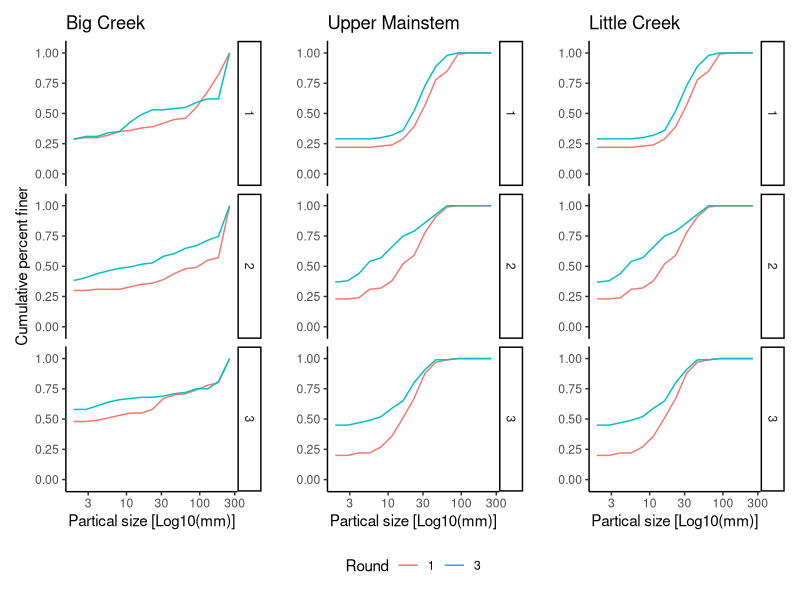
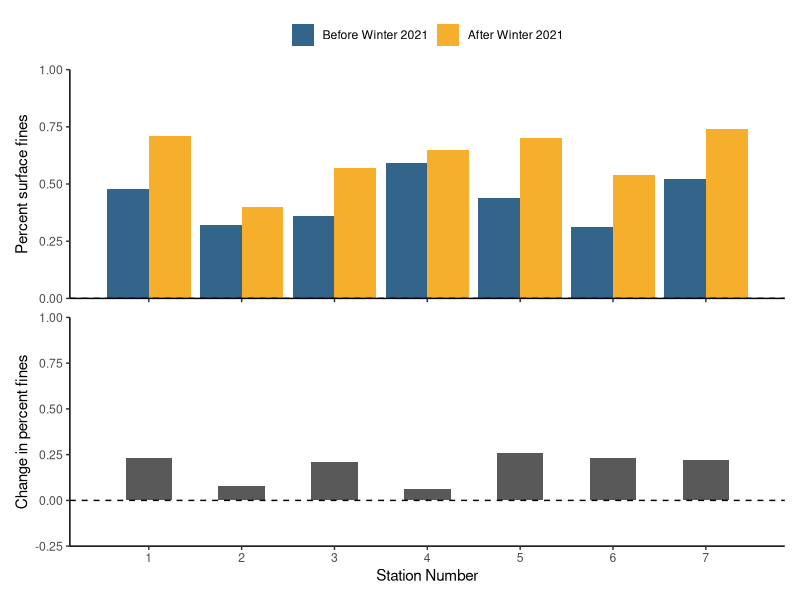

Write the R code that produced these figures, in order. (Note: this script raises an error after producing the figures.)
###############################################
##
## Script name: 3_Pebble_Count_Data_Round3.R
##
## Goals: 1. Visualize the sediment distributions at each site/transect. 
##           (Data needs to be manipulated from size class counts (summaries) 
##           to individual pebbles).
##
##        2. Estimate the change in the amount of surface fines at each transect
##           (reported as % change over time). Note: The cuttoff for "fines" in 
##           the litterature is a bit ambiguous. For now we will stick with 
##           "fines" meaning <6mm (though <8mm could also been used).
##
##        3. Compare how different surface summary statistics (i.e. Dx) changed 
##           after the “first flush” at 1.A each site and 1.B longitudinally 
##           along the mainstem and Big Creek.
##
## Note: See https://github.com/RMBond/ScottCreek-WY22_CZUFire_Poster for project information.
##
###############################################

#Load packages
library(tidyverse)
library(dplyr)
library(lubridate)
# library(ggplot2)
library(patchwork)

#1. Read in the data ####

#Input file contains 3 rounds of data (round 3 is after all precipitation had stopped whareas round 2 was in the middle of the Winter a.k.a. first flush).
pc.dat <- read.csv("Data/Scott_Creek_Pebble_20211115.csv", sep = ",", header = T) #1104 obs of 7 var. 

#2. Do some data wrangling ####

pc <- pc.dat %>% #Start formatting columns into r "tidy" structure.
  mutate(Date = mdy(Date)) %>% 
  mutate(Round = as.factor(Round)) %>% #change column to type = factor
  mutate(Long_Station = as.numeric(Long_Station)) %>% #change column to type = numeric.
  mutate(Category_total = as.numeric(Category_total)) %>% #change column to type = numeric.
  # mutate(Transect = replace_na(Transect, 0)) %>% #replace na (for PCX transects) with a zero 
  group_by(Round, Site, Transect) %>% #Tells r to group each individual transect worth of data to calculate % finer.
  arrange(Size_class_mm) %>% #makes sure data goes from smallest to larges pebble sizes.
  mutate(Percent_finer = cumsum(Category_total)/sum(Category_total)) #create column for percent finer than. 

pc <- pc %>% 
  filter(Round != 2)

#Check the data structure

str(pc)

#3. Cumulative percent finer plots for the eFishing sites ####
#Goal: Quickly visualize some of the transect changes between survey rounds.
#      (Not intended for the poster). 

test.bc <- pc %>% 
  filter(Long_Station == 9)

#Big Creek Plot - Subtle changes in sediment.
bc <- ggplot(test.bc, aes(Size_class_mm, Percent_finer, color = Round)) +
  geom_line() +
  facet_grid(Transect ~ .) +
  scale_x_log10(name = "Partical size [Log10(mm)]") +
  scale_y_continuous(name = "Cumulative percent finer", limits = c(0,1), expand = c(0,.1)) +
  # scale_color_manual(values = c("#a6611a", "#018571")) +
  theme_classic() +
  ggtitle("Big Creek")

test.um <- pc %>% 
  filter(Long_Station == 6)

#Upper Mainstem Plot - Fines have increased substantially in the upper watershed. 
um <- ggplot(test.um, aes(Size_class_mm, Percent_finer, color = Round)) +
  geom_line() +
  facet_grid(Transect ~ .) +
  scale_x_log10(name = "Partical size [Log10(mm)]") +
  scale_y_continuous(name = "", limits = c(0,1), expand = c(0,.1)) +
  # scale_color_manual(values = c("#a6611a", "#018571")) +
  theme_classic() +
  ggtitle("Upper Mainstem")

#Little Creek Plot
test.lc <- pc %>% 
  filter(Long_Station == 11)

lc <- ggplot(test.um, aes(Size_class_mm, Percent_finer, color = Round)) +
  geom_line() +
  facet_grid(Transect ~ .) +
  scale_x_log10(name = "Partical size [Log10(mm)]") +
  scale_y_continuous(name = "", limits = c(0,1), expand = c(0,.1)) +
  # scale_color_manual(values = c("#a6611a", "#018571")) +
  theme_classic() +
  ggtitle("Little Creek")

#Put plots together using patchwork
bc + um + lc +
  plot_layout(guides = 'collect') & 
  theme(legend.position = 'bottom') 
# plot_annotation(caption = 'If the blue line starts above the tan line, it means the surface sediment became finer after the first flush.')

# ggsave("Figures/PC_20211115_5x4.jpg", width = 5, height = 4, units = "in", dpi = 650, device = "jpg")


#4. Percent fines (<6mm) along the mainstem by station number (pc2)####
#Goal: Visualize the amount (percent surface fines along the mainstem. Station number is used to lign up the sites from downstream to upstream.

pc2.mainstem.fines <- pc %>% 
  filter(Size_class_mm == 5.6) %>% #select the fines size class.
  filter(Long_Station < 8) %>% #mainstem stations
  filter(Transect == 0 | Transect == 2) #use T2 (midpoint) for each eFishing reach.

a <- ggplot(pc2.mainstem.fines, aes(x = Long_Station, y = Percent_finer, color = Round)) +
  geom_line() +
  geom_point() +
  scale_y_continuous(name = "Percent surface fines", limits = c(0,1.0), expand = c(0,0)) +
  scale_x_continuous(name = "Station Number", limits = c(0.5,7.5), breaks = seq(1,7,1)) +
  # scale_color_manual(values = c("#33658a", "#f6ae2d","#f26419"), labels = c("Before Winter 2021", "First Flush","After Winter 2021")) + #use this if you are showing rounds 1 through 3.
  scale_color_manual(values = c("#33658a", "#f26419"), labels = c("Before Winter 2021","After Winter 2021")) + #Round 1 vs 3 only
  theme_classic() +
  geom_hline(yintercept = 0, lty = 2) +
  # subtitle = "Flow is from right (upstream) to left (downstream)") +
  # caption = "The meainstem between Big and Little Creeks (Station 3) and the upper watershed \n (Stations 6 and 7) had the biggest increases in fine sediment.")
  # annotate("text", x = 1, y = 0.95, label = "A", size = 5) +
  theme(axis.title.x = element_blank(),
        axis.text.x = element_blank(),
        legend.position = "top",
        legend.title = element_blank())

#Bar chart
a2 <- ggplot(pc2.mainstem.fines, aes(x = Long_Station, y = Percent_finer, fill = Round)) +
  geom_col(aes(x = Long_Station, y = Percent_finer, fill = Round), position = "dodge") +
  scale_y_continuous(name = "Percent surface fines", limits = c(0,1.0), expand = c(0,0)) +
  scale_x_continuous(name = "Station Number", limits = c(0.5,7.5), breaks = seq(1,7,1)) +
  # scale_color_manual(values = c("#33658a", "#f6ae2d","#f26419"), labels = c("Before Winter 2021", "First Flush","After Winter 2021")) + #use this if you are showing rounds 1 through 3.
  scale_fill_manual(values = c("#33658a", "#f6ae2d"), labels = c("Before Winter 2021","After Winter 2021")) + #Round 1 vs 3 only
  theme_classic() +
  geom_hline(yintercept = 0, lty = 2) +
   theme(axis.title.x = element_blank(),
        axis.text.x = element_blank(),
        legend.position = "top",
        legend.title = element_blank())

#5. Caculate change in % fines (<6mm) for each transect (pc2) ####
#Goal: Caculate the change in % fines (<6mm) between the two survey rounds for each transect and site.

#Subset data by Round
pc2.r1 <- pc %>%
  filter(Round == 1) %>% #Round 1 data
  filter(Size_class_mm == 5.6) #focus on the 5.6 size class for each transect

# pc2.r2 <- pc %>%
#   filter(Round == 2) %>% #Round 2 data
#   filter(Size_class_mm == 5.6) #focus on the 5.6 size class for each transect

pc2.r3 <- pc %>%
  filter(Round == 3) %>% #Round 2 data
  filter(Size_class_mm == 5.6) #focus on the 5.6 size class for each transect

#Spread data into long format to calculate % change
pc2 <- full_join(pc2.r1, pc2.r3, by = c("Long_Station", "Transect")) %>% #Joins the two rounds of data
  mutate(fines_per_change = Percent_finer.y - Percent_finer.x) %>% #Subract round 1 from round 2. A positive number means an increase in fines after the first flush.
  mutate(Site = Site.x) %>% #relabeling site for clarity
  select(Site, Transect, Long_Station, fines_per_change)


#select transects 0 or 2

pc2.2 <- pc2 %>% 
  filter(Transect == 0 | Transect == 2)

mean(pc2.2$fines_per_change) #14.5
min(pc2.2$fines_per_change) #-0.07
max(pc2.2$fines_per_change) #0.26

mean(pc2$fines_per_change) #16.3
min(pc2$fines_per_change) #-0.11
max(pc2$fines_per_change) #0.45


#---------------------------------------------------------------------------------------



#Plot % fines change over longitudinal station distance

#Subset data by mainstem vs tributary stations (See above for station number key)
pc2.mainstem <- pc2 %>%
  filter(Long_Station < 8) %>%
  filter(Transect == 0 | Transect == 2)

pc2.bigcreek <- pc2 %>%
  filter(Long_Station > 7 & Long_Station < 11) %>%
  filter(Transect == 0 | Transect == 2)

pc2.littlecreek <- pc2 %>%
  filter(Long_Station == 11) %>%
  filter(Transect == 0 | Transect == 2)

#Subset efishing reaches to make ranges for plot
stattest <- pc2 %>%
  filter(Long_Station == 7)

#Mainstem plot

#continuous line:
# b <- ggplot(pc2.mainstem, aes(x = Long_Station, y = fines_per_change)) +
#   # geom_line() +
#   geom_point() +
#   scale_y_continuous(name = "Change in percent fines", limits = c(-0.2,0.45), breaks = seq(-0.2,0.45,.1), expand = c(0,0)) +
#   scale_x_continuous(name = "Station Number", limits = c(1,7), breaks = seq(0,7,1)) +
#   theme_classic() +
#   geom_hline(yintercept = 0, lty = 2) +
#   annotate("text", x = 1, y = 0.4, label = "B", size = 5)
#   # geom_segment(x = 1, y = -0.13, xend = 1, yend = 0.08, lty = 3) + #variation in Station 1
#   # geom_segment(x = 6, y = 0.12, xend = 6, yend = 0.25, lty = 3) + #variation in Station 6
#   # geom_segment(x = 7, y = -0.11, xend = 7, yend = 0.3857, lty = 3) + #variation in Station 7
# # labs(title = "Change in percent fines (<6mm) along the mainstem",
# #      subtitle = "Flow is from right (Upstream) to left (Downstream)",
# #      caption = "The meainstem between Big and Little Creeks (Station 3) and the upper watershed \n (Stations 6 and 7) had the biggest increases in fine sediment. \n Dotted vertical lines are ranges at the eFishing sites.")

#Bar chart insted of line:
c <- ggplot(pc2.mainstem, aes(x = Long_Station, y = fines_per_change)) +
  geom_col(aes(x = Long_Station, y = fines_per_change), width = 0.5) +
  scale_y_continuous(name = "Change in percent fines", limits = c(-0.25,1), breaks = seq(-0.25,1,.25), expand = c(0,0)) +
  scale_x_continuous(name = "Station Number", limits = c(0.5,7.5), breaks = seq(1,7,1)) +
  theme_classic() +
  geom_hline(yintercept = 0, lty = 2) 
  # annotate("text", x = 1, y = 0.4, label = "B", size = 5)



#Putting plots together
# a / b #line plots
a2 / c

# ggsave("Figures/PC_percent_fines_mainstem_20211203_6x6.jpg", width = 6, height = 6, units = "in", dpi = 650, device = "jpg")


#6. Boxplot of percent surface fines (pc3) ####
#Goal: Boxplot of percent surface fines using all sites/transects

pc3.fines <- pc %>% 
  filter(Size_class_mm == 5.6)

plot.pc3.fines.all <- ggplot(pc3.fines, aes(x = Round, y = Percent_finer)) +
  geom_boxplot() +
  scale_y_continuous(name = "Percent surface fines (<6mm)", limits = c(0,1),
                     expand = c(0,0))  +
  ggtitle("All sites")

#Boxplot of percent surface fines on mainstem
pc3.fines.mainstem <- pc %>% 
  filter(Size_class_mm == 5.6) %>% 
  filter(Long_Station < 8)

plot.pc3.fines.mainstem <- ggplot(pc3.fines.mainstem, aes(x = Round, y = Percent_finer)) +
  geom_boxplot(fill = c("#33658a", "#f6ae2d","#f26419")) +
  scale_x_discrete(name = "", limits = c("1","2","3"), labels = c("Before Winter 2021", "First Flush","After Winter 2021")) +
  scale_y_continuous(name = "Percent surface fines (<6mm)", limits = c(0,1),
                     expand = c(0,0)) +
  theme_classic() +
  # theme(axis.text.x = element_blank(), #use for portrait layout
  #       axis.title.y = element_blank()) +
  # ggtitle("Scott Creek Mainstem (n=13)")
  ggtitle("Scott Creek Mainstem")

#Boxplot of percent surface fines on Big Creek
pc3.fines.bc <- pc %>% 
  filter(Size_class_mm == 5.6) %>% 
  filter(Long_Station > 7 & Long_Station < 11)

plot.pc3.fines.bc <- ggplot(pc3.fines.bc, aes(x = Round, y = Percent_finer)) +
  geom_boxplot(fill = c("#33658a", "#f6ae2d","#f26419")) +
  scale_x_discrete(name = "", limits = c("1","2","3"), labels = c("Before Winter 2021", "First Flush","After Winter 2021")) +
  scale_y_continuous(name = "Percent surface fines (<6mm)", limits = c(0,1),
                     expand = c(0,0)) +
  theme_classic() +
  theme(axis.text.y = element_blank(),
        axis.title.y = element_blank()) +
  ggtitle("Big Creek")
# ggtitle("Big Creek (n=7)")


#Boxplot of percent surface fines on Little Creek
pc3.fines.lc <- pc %>% 
  filter(Size_class_mm == 5.6) %>% 
  filter(Long_Station == 11)

plot.pc3.fines.lc <- ggplot(pc3.fines.lc, aes(x = Round, y = Percent_finer)) +
  geom_boxplot(fill = c("#33658a", "#f6ae2d","#f26419")) +
  scale_x_discrete(name = "", limits = c("1","2","3"), labels = c("Before Winter 2021", "First Flush","After Winter 2021")) +
  scale_y_continuous(name = "Percent surface fines (<6mm)", limits = c(0,1),
                     expand = c(0,0)) +
  theme_classic() +
  theme(axis.text.y = element_blank(),
        axis.title.y = element_blank()) +
  # ggtitle("Little Creek (n=3)")
  ggtitle("Little Creek")

#Put plots together using patchwork
plot.pc3.fines.mainstem +  plot.pc3.fines.bc +  plot.pc3.fines.lc # Landscape layout

# ggsave("Figures/PC_percent_fines_boxplot_20210414_7x3.jpg", width = 7, height = 3, units = "in", dpi = 650, device = "jpg")


plot.pc3.fines.mainstem /  plot.pc3.fines.bc /  plot.pc3.fines.lc # Portrait layout

# ggsave("Figures/PC_percent_fines_boxplot_20211115_3x6.jpg", width = 3, height = 6, units = "in", dpi = 650, device = "jpg")


#Variation in Percent Fines for each eFishing Site starting with pc3.fines

#Grab the eFishing sites
pc3.efishing <- pc3.fines %>% 
  filter(grepl('eFishing', Site)) #using grepl to select all sites with "efishing" in the name 

#Tell r Sites will be in a specific order.
pc3.efishing$Site <- factor(pc3.efishing$Site, levels = c("Dog eFishing","Upper Mainstem eFishing","Lower Mainstem eFishing","Big Creek Powerhouse eFishing","Big Creek eFishing", "Little Creek eFishing"),ordered = TRUE)

#Scatterplot to see the variation (3 transects) in percent fines for each eFishing Site.
ggplot(pc3.efishing, aes(x = Site, y = Percent_finer, color = Round)) +
  geom_jitter(width = 0.1) +
  scale_y_continuous(name = "Percent surface fines (<6mm)", limits = c(0,1),
                     expand = c(0,0)) +
  scale_color_manual(values = c("#33658a", "#f6ae2d","#f26419"), labels = c("Before Winter 2021", "First Flush","After Winter 2021")) +
  theme_classic() +
  theme(legend.position = "top",
        legend.title = element_blank())


#STATS - TBD
#Need to figure out if we are using t-tests or Chi-squared test for independance?
#Before running the t tests we need to think about independance (repeated measures??. 

#Mainstem
pc3.fines.mainstem.r1 <-  pc3.fines.mainstem %>% 
  filter(Round == 1) %>% #Round 1 data  
  select(Percent_finer)

pc3.fines.mainstem.r2 <-  pc3.fines.mainstem %>% 
  filter(Round == 2) %>% #Round 2 data
  select(Percent_finer)

# t.test( pc3.fines.mainstem.r1$Percent_finer,  pc3.fines.mainstem.r2$Percent_finer, alternative = "two.sided") #May need to adjust the alternative to "greater than".

# Big Creek
pc3.fines.bc.r1 <-  pc3.fines.bc %>% 
  filter(Round == 1) %>% #Round 1 data  
  select(Percent_finer)

pc3.fines.bc.r2 <-  pc3.fines.bc %>% 
  filter(Round == 2) %>% #Round 2 data
  select(Percent_finer)

# t.test( pc3.fines.bc.r1$Percent_finer,  pc3.fines.bc.r2$Percent_finer, alternative = "two.sided") #May need to adjust the alternative to "greater than".

#Little Creek
pc3.fines.lc.r1 <-  pc3.fines.lc %>% 
  filter(Round == 1) %>% #Round 1 data  
  select(Percent_finer)

pc3.fines.lc.r2 <-  pc3.fines.lc %>% 
  filter(Round == 2) %>% #Round 2 data
  select(Percent_finer)

# t.test( pc3.fines.lc.r1$Percent_finer,  pc3.fines.lc.r2$Percent_finer, alternative = "two.sided") #May need to adjust the alternative to "greater than".


#7. Sediment Distribution Plots ####

#* 7.1 Expand count summaries to individual counts (pc4) ####
#The tidy package has the function "uncount" which is the opposite operation of "dplyr::count"

pc4 <- pc %>% 
  group_by(Long_Station, Transect, Round)

pc4.pebbles <- uncount(pc4, Category_total, .id = "id") %>% 
  mutate(Pebble_mm = Size_class_mm) %>% #rename column to emphasize we are looking at individual pebbles now
  select(!Size_class_mm) #remove column

#* 7.2 Calculate D50 for plotting (pc4) ####
#Goal: Calculate the median (by definition the D50) for each site, transect, and round

pc4.d50 <- pc4.pebbles %>% 
  summarise(d50 = median(Pebble_mm))

ggplot(pc4.d50, aes( x = Long_Station, y = d50, color = Round, shape = factor(Transect))) + 
  geom_jitter(width = 0.1)

#Looking at only eFishing Sites
#Grab the eFishing sites
pc4.efishing <- pc4.pebbles %>% 
  filter(grepl('eFishing', Site)) #using grepl to select all sites with "efishing" in the name 

#Tell r Sites will be in a specific order.
pc4.efishing$Site <- factor(pc4.efishing$Site, levels = c("Dog eFishing","Upper Mainstem eFishing","Lower Mainstem eFishing","Big Creek Powerhouse eFishing","Big Creek eFishing", "Little Creek eFishing"),ordered = TRUE)

pc4.d50.efish <- pc4.efishing %>% 
  summarise(d50 = median(Pebble_mm))

ggplot(pc4.d50.efish, aes( x = Site, y = d50, color = Round, shape = factor(Transect))) + 
  geom_jitter(width = 0.1)

#Looking longitudinally along the mainstem
pc4.d50.mainstem <- pc4.pebbles %>% 
  filter(Long_Station < 8) %>%  #mainstem stations
  summarise(d50 = median(Pebble_mm))

pc4.d50.mainstem$Site <- factor(pc4.d50.mainstem$Site, levels = c("Lower Mainstem eFishing", "PCX-1", "PCX-2", "PCX-4", "PCX-5", "Upper Mainstem eFishing", "Dog eFishing"),ordered = TRUE)

ggplot(pc4.d50.mainstem, aes( x = Long_Station, y = d50, color = Round, shape = factor(Transect))) +
  geom_jitter(width = 0.1) +
  scale_y_continuous(name = "D50", limits = c(0,64),
                     expand = c(0,0)) +
  # scale_color_manual(values = c("#a6611a", "#018571"), labels = c("Before", "After")) +
  theme_classic() +
  theme(legend.position = "bottom")

# ggsave("Figures/PC_d50_mainstem_20210406_9x3.jpg", width = 9, height = 3, units = "in", dpi = 650, device = "jpg")

#* 7.3 Pebble distribution plots (pc4) ####
#Quick scatterplot to see the data points
ggplot(pc4.pebbles, aes( x = Long_Station, y = Pebble_mm, color = Round, shape = factor(Transect))) + 
  geom_jitter()


#Violin plot - hard to see
ggplot(pc4.pebbles, aes( x = Long_Station, y = Pebble_mm, color = Round)) +
  geom_violin()

#Box plot 
ggplot(pc4.pebbles, aes( x = Long_Station, y = Pebble_mm, color = Round)) +
  geom_boxplot()
